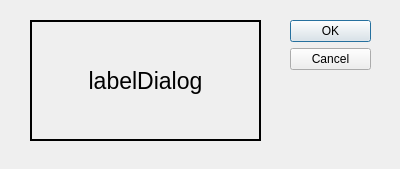
<?xml version="1.0" encoding="UTF-8"?>
<ui version="4.0">
 <class>myDialog</class>
 <widget class="QDialog" name="myDialog">
  <property name="geometry">
   <rect>
    <x>0</x>
    <y>0</y>
    <width>400</width>
    <height>169</height>
   </rect>
  </property>
  <property name="windowTitle">
   <string>Dialog</string>
  </property>
  <widget class="QDialogButtonBox" name="buttonBox">
   <property name="geometry">
    <rect>
     <x>290</x>
     <y>20</y>
     <width>81</width>
     <height>71</height>
    </rect>
   </property>
   <property name="orientation">
    <enum>Qt::Vertical</enum>
   </property>
   <property name="standardButtons">
    <set>QDialogButtonBox::Cancel|QDialogButtonBox::Ok</set>
   </property>
  </widget>
  <widget class="QLabel" name="labelDialog">
   <property name="geometry">
    <rect>
     <x>30</x>
     <y>20</y>
     <width>231</width>
     <height>121</height>
    </rect>
   </property>
   <property name="font">
    <font>
     <pointsize>17</pointsize>
     <bold>false</bold>
    </font>
   </property>
   <property name="autoFillBackground">
    <bool>false</bool>
   </property>
   <property name="frameShape">
    <enum>QFrame::WinPanel</enum>
   </property>
   <property name="text">
    <string>labelDialog</string>
   </property>
   <property name="scaledContents">
    <bool>false</bool>
   </property>
   <property name="alignment">
    <set>Qt::AlignCenter</set>
   </property>
   <property name="wordWrap">
    <bool>true</bool>
   </property>
  </widget>
 </widget>
 <resources/>
 <connections>
  <connection>
   <sender>buttonBox</sender>
   <signal>accepted()</signal>
   <receiver>myDialog</receiver>
   <slot>accept()</slot>
   <hints>
    <hint type="sourcelabel">
     <x>290</x>
     <y>90</y>
    </hint>
    <hint type="destinationlabel">
     <x>157</x>
     <y>113</y>
    </hint>
   </hints>
  </connection>
  <connection>
   <sender>buttonBox</sender>
   <signal>rejected()</signal>
   <receiver>myDialog</receiver>
   <slot>reject()</slot>
   <hints>
    <hint type="sourcelabel">
     <x>316</x>
     <y>90</y>
    </hint>
    <hint type="destinationlabel">
     <x>286</x>
     <y>113</y>
    </hint>
   </hints>
  </connection>
 </connections>
</ui>
